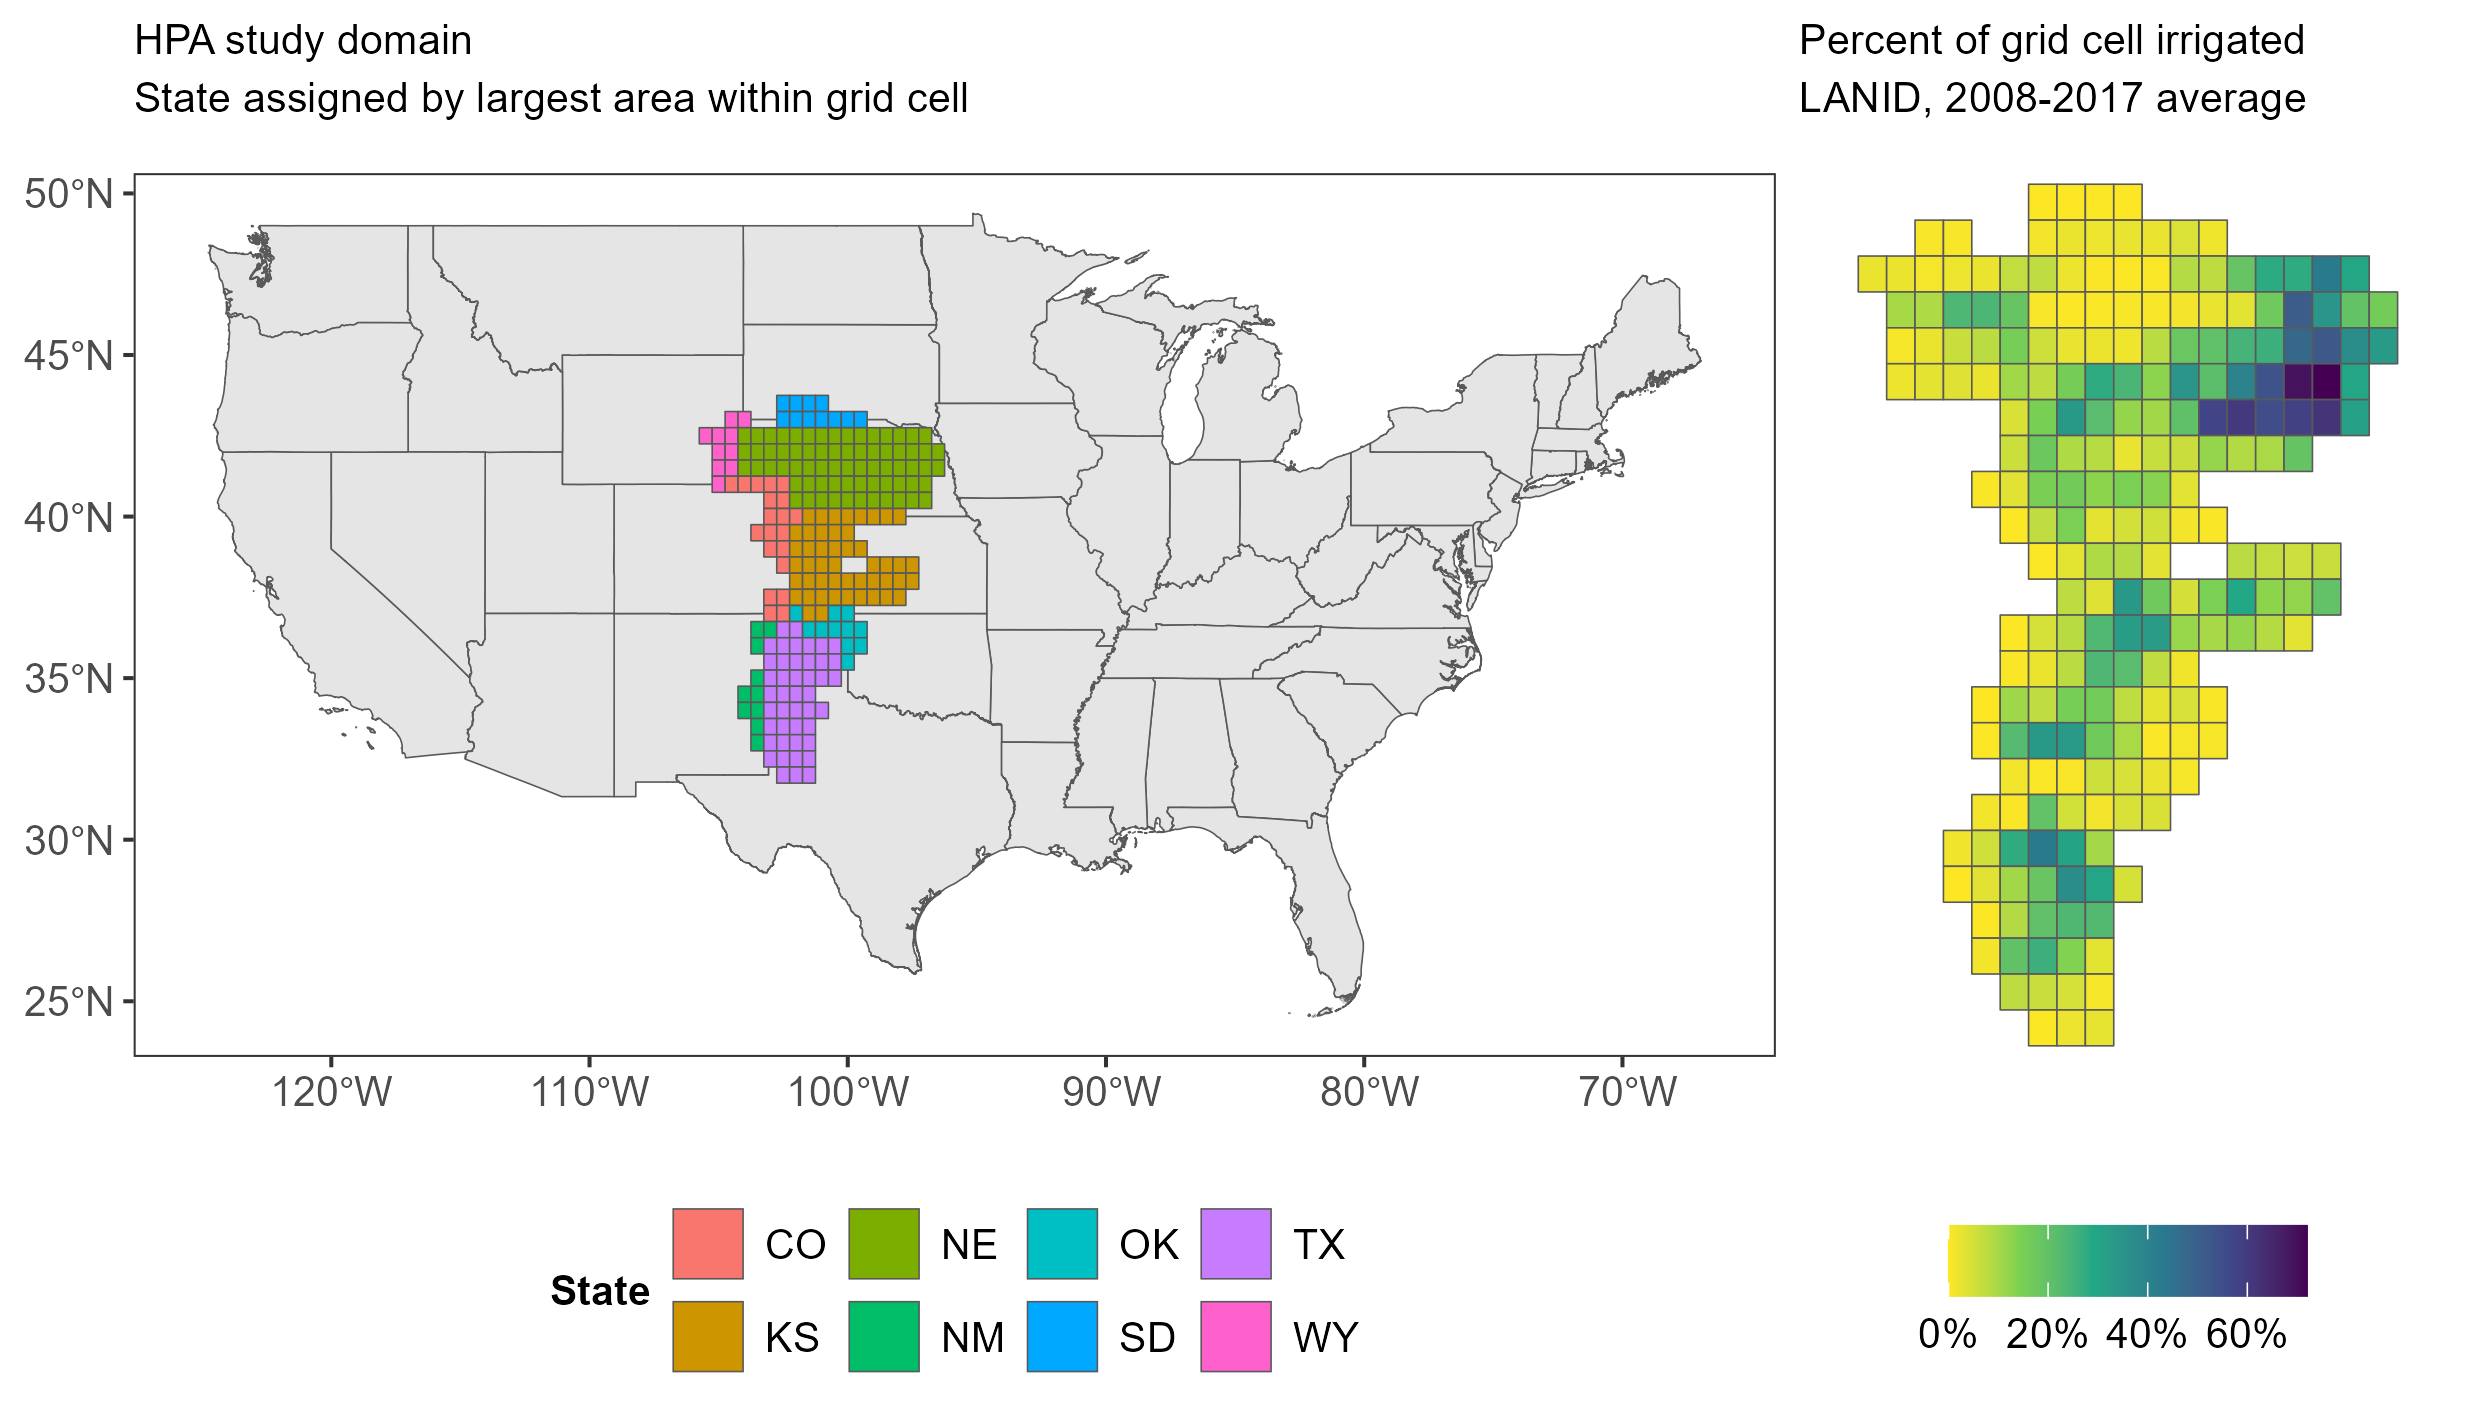

Write the R code that produced this figure.
## Figure_Map-IrrStatus+State.R

source(file.path("code", "paths+packages.R"))

sf_grid_lanid <- st_read(file.path("data", "ERA5-HPA_LANID_AverageIrrigation.shp"))
sf_conus <- st_read(file.path("data", "boundaries", "CONUS-States_TIGRIS.shp"))

# location with CONUS
p_state <-
  ggplot() +
  geom_sf(data = sf_conus) +
  geom_sf(data = sf_grid_lanid, aes(fill = state)) +
  labs(title = "HPA study domain",
       subtitle = "State assigned by largest area within grid cell",
       fill = "State") +
  theme(legend.position = "bottom")

p_irr <- 
  ggplot(sf_grid_lanid, aes(fill = irr_avgPrc)) +
  geom_sf() +
  scale_fill_viridis_c(direction = -1,
                       limits = c(0, max(sf_grid_lanid$irr_avgPrc)),
                       labels = scales::percent) +
    labs(title = "Percent of grid cell irrigated",
         subtitle = "LANID, 2008-2017 average",
         fill = NULL) +
  theme(legend.position = "bottom",
        panel.border = element_blank(),
        axis.text = element_blank(),
        axis.ticks = element_blank())

(p_state + p_irr +
  plot_layout(nrow = 1, widths = c(1, 0.4))) |> 
  ggsave(file.path("figures+tables", "Figure_Map-IrrStatus+State.png"),
       plot = _, width = 210, height = 120, units = "mm")
